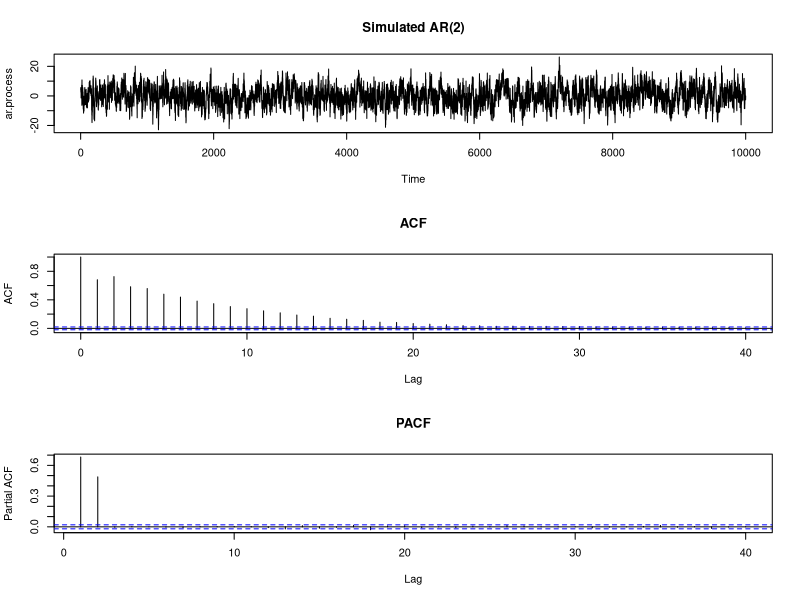

Here is the R script that generated this plot:
#xt=phi1*x(t-1)+phi2*x_(t-2)+z_t 
#z_t~ N(0, sigma^2)

set.seed(2017)
# model parameter (to be estimated)
sigma=4
phi=NULL
phi[1:2]=c(1/3,1/2)
n=10000

#simulate ar2 process
ar.process=arima.sim(n,model=list(ar=phi), sd=sigma)

r=NULL
r[1:2]=acf(ar.process, plot=F)$acf[2:3]

#form R matrix
R=matrix(1,2,2) # matrix of dimension 2 by 2, with entries all 1's.
R[1,2]=r[1] # only off-diagonal entries are edited
R[2,1]=r[1]

#b vector on the right
b=matrix(r,nrow=2,ncol=1)

# solve Rx=b and find phi's
phi.hat=solve(R,b)

#estimate variance
c0=acf(ar.process, type='covariance', plot=F)$acf[1]
var.hat=c0*(1-sum(phi.hat*r))

#Plots
par(mfrow=c(3,1))
plot(ar.process, main='Simulated AR(2)')
acf(ar.process, main='ACF')
pacf(ar.process, main='PACF')